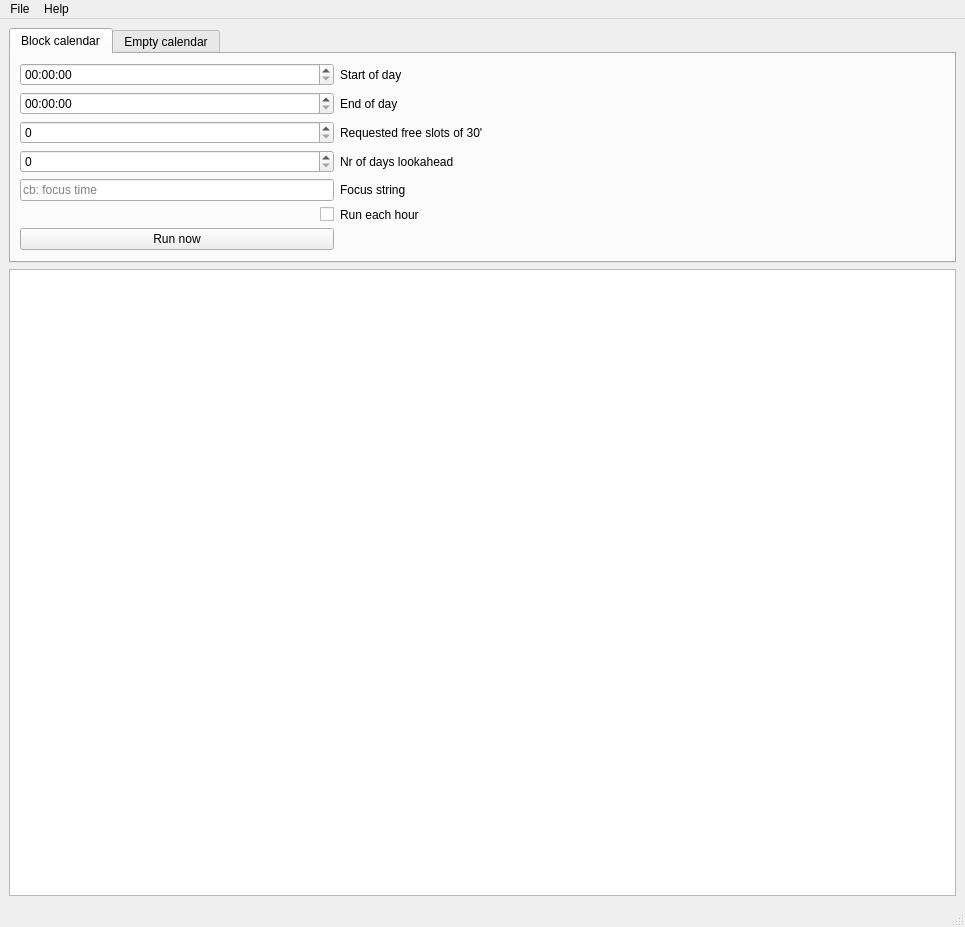
<?xml version="1.0" encoding="UTF-8"?>
<ui version="4.0">
 <class>cb_mainwindow</class>
 <widget class="QMainWindow" name="cb_mainwindow">
  <property name="geometry">
   <rect>
    <x>0</x>
    <y>0</y>
    <width>965</width>
    <height>927</height>
   </rect>
  </property>
  <property name="windowTitle">
   <string>MainWindow</string>
  </property>
  <widget class="QWidget" name="centralwidget">
   <layout class="QVBoxLayout" name="verticalLayout_3">
    <item>
     <widget class="QTabWidget" name="tabWidget">
      <property name="sizePolicy">
       <sizepolicy hsizetype="Expanding" vsizetype="Expanding">
        <horstretch>0</horstretch>
        <verstretch>1</verstretch>
       </sizepolicy>
      </property>
      <property name="currentIndex">
       <number>0</number>
      </property>
      <widget class="QWidget" name="tab">
       <attribute name="title">
        <string>Block calendar</string>
       </attribute>
       <layout class="QVBoxLayout" name="verticalLayout">
        <item>
         <layout class="QHBoxLayout" name="horizontalLayout">
          <item>
           <layout class="QGridLayout" name="gridLayout">
            <item row="0" column="0">
             <widget class="QTimeEdit" name="time_edit_start_of_day"/>
            </item>
            <item row="0" column="1">
             <widget class="QLabel" name="label">
              <property name="text">
               <string>Start of day</string>
              </property>
             </widget>
            </item>
            <item row="1" column="0">
             <widget class="QTimeEdit" name="time_edit_end_of_day"/>
            </item>
            <item row="1" column="1">
             <widget class="QLabel" name="label_2">
              <property name="text">
               <string>End of day</string>
              </property>
             </widget>
            </item>
            <item row="2" column="0">
             <widget class="QSpinBox" name="spinbox_free_slots"/>
            </item>
            <item row="2" column="1">
             <widget class="QLabel" name="label_3">
              <property name="text">
               <string>Requested free slots of 30'</string>
              </property>
             </widget>
            </item>
            <item row="3" column="0">
             <widget class="QSpinBox" name="spinbox_lookahead_days"/>
            </item>
            <item row="3" column="1">
             <widget class="QLabel" name="label_4">
              <property name="text">
               <string>Nr of days lookahead</string>
              </property>
             </widget>
            </item>
            <item row="4" column="0">
             <widget class="QLineEdit" name="line_edit_focus_string">
              <property name="placeholderText">
               <string>cb: focus time</string>
              </property>
             </widget>
            </item>
            <item row="4" column="1">
             <widget class="QLabel" name="label_5">
              <property name="text">
               <string>Focus string</string>
              </property>
             </widget>
            </item>
            <item row="5" column="0">
             <widget class="QCheckBox" name="checkbox_each_hour">
              <property name="layoutDirection">
               <enum>Qt::RightToLeft</enum>
              </property>
              <property name="text">
               <string/>
              </property>
             </widget>
            </item>
            <item row="5" column="1">
             <widget class="QLabel" name="label_6">
              <property name="text">
               <string>Run each hour</string>
              </property>
             </widget>
            </item>
            <item row="6" column="0">
             <widget class="QPushButton" name="pushbutton_block_now">
              <property name="text">
               <string>Run now</string>
              </property>
             </widget>
            </item>
           </layout>
          </item>
          <item>
           <spacer name="horizontalSpacer">
            <property name="orientation">
             <enum>Qt::Horizontal</enum>
            </property>
            <property name="sizeHint" stdset="0">
             <size>
              <width>40</width>
              <height>20</height>
             </size>
            </property>
           </spacer>
          </item>
         </layout>
        </item>
        <item>
         <spacer name="verticalSpacer">
          <property name="orientation">
           <enum>Qt::Vertical</enum>
          </property>
          <property name="sizeHint" stdset="0">
           <size>
            <width>20</width>
            <height>124</height>
           </size>
          </property>
         </spacer>
        </item>
       </layout>
      </widget>
      <widget class="QWidget" name="tab_2">
       <attribute name="title">
        <string>Empty calendar</string>
       </attribute>
       <layout class="QVBoxLayout" name="verticalLayout_2">
        <item>
         <layout class="QHBoxLayout" name="horizontalLayout_2">
          <item>
           <layout class="QGridLayout" name="gridLayout_2">
            <item row="0" column="0">
             <widget class="QDateEdit" name="date_edit_start_date"/>
            </item>
            <item row="0" column="1">
             <widget class="QLabel" name="label_7">
              <property name="text">
               <string>Start date</string>
              </property>
             </widget>
            </item>
            <item row="1" column="0">
             <widget class="QDateEdit" name="date_edit_end_date"/>
            </item>
            <item row="1" column="1">
             <widget class="QLabel" name="label_8">
              <property name="text">
               <string>End date</string>
              </property>
             </widget>
            </item>
            <item row="2" column="0">
             <widget class="QTextEdit" name="text_edit_message"/>
            </item>
            <item row="2" column="1">
             <widget class="QLabel" name="label_9">
              <property name="text">
               <string>Message</string>
              </property>
             </widget>
            </item>
            <item row="3" column="0">
             <widget class="QPushButton" name="pushbutton_empty_now">
              <property name="text">
               <string>Empty now</string>
              </property>
             </widget>
            </item>
           </layout>
          </item>
          <item>
           <spacer name="horizontalSpacer_2">
            <property name="orientation">
             <enum>Qt::Horizontal</enum>
            </property>
            <property name="sizeHint" stdset="0">
             <size>
              <width>40</width>
              <height>20</height>
             </size>
            </property>
           </spacer>
          </item>
         </layout>
        </item>
        <item>
         <spacer name="verticalSpacer_2">
          <property name="orientation">
           <enum>Qt::Vertical</enum>
          </property>
          <property name="sizeHint" stdset="0">
           <size>
            <width>20</width>
            <height>41</height>
           </size>
          </property>
         </spacer>
        </item>
       </layout>
      </widget>
     </widget>
    </item>
    <item>
     <widget class="QPlainTextEdit" name="textedit_log">
      <property name="sizePolicy">
       <sizepolicy hsizetype="Expanding" vsizetype="Expanding">
        <horstretch>0</horstretch>
        <verstretch>4</verstretch>
       </sizepolicy>
      </property>
      <property name="readOnly">
       <bool>true</bool>
      </property>
     </widget>
    </item>
   </layout>
  </widget>
  <widget class="QMenuBar" name="menubar">
   <property name="geometry">
    <rect>
     <x>0</x>
     <y>0</y>
     <width>965</width>
     <height>26</height>
    </rect>
   </property>
   <widget class="QMenu" name="menuFile">
    <property name="title">
     <string>File</string>
    </property>
    <addaction name="action_quit"/>
   </widget>
   <widget class="QMenu" name="menuHelp">
    <property name="title">
     <string>Help</string>
    </property>
    <addaction name="separator"/>
    <addaction name="action_help"/>
    <addaction name="action_license"/>
   </widget>
   <addaction name="menuFile"/>
   <addaction name="menuHelp"/>
  </widget>
  <widget class="QStatusBar" name="statusbar"/>
  <action name="action_help">
   <property name="text">
    <string>Help</string>
   </property>
  </action>
  <action name="action_license">
   <property name="text">
    <string>License</string>
   </property>
  </action>
  <action name="action_quit">
   <property name="text">
    <string>Quit</string>
   </property>
  </action>
 </widget>
 <resources/>
 <connections/>
</ui>
